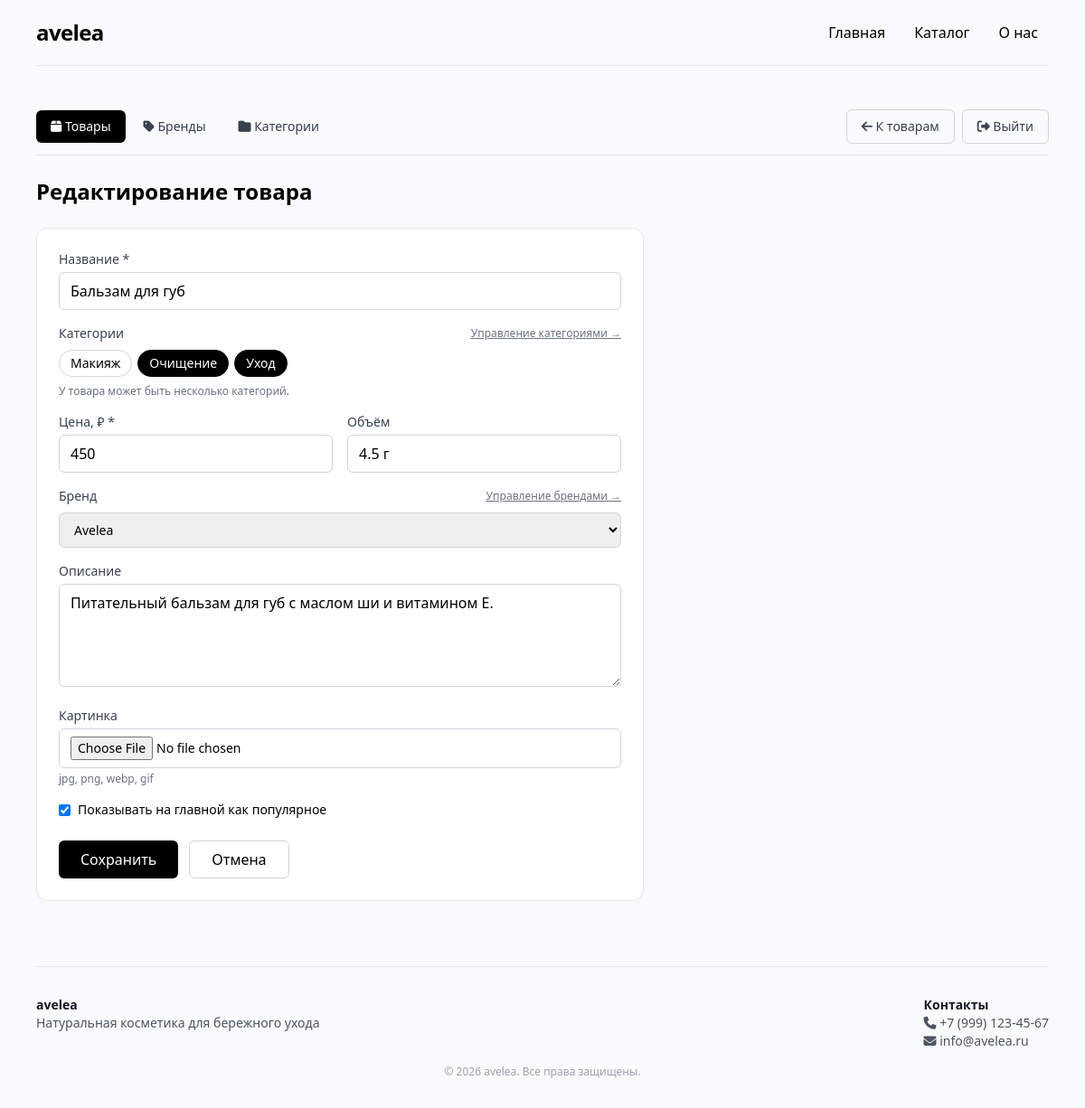
Screenshot of /admin/products/6/edit (signed in) with the database file from the repository.
### app/models.py (models this page shows)
class Product(Base):
    __tablename__ = "products"
    id = Column(Integer, primary_key=True, index=True)
    name = Column(String(200), nullable=False)
    category = Column(String(300), nullable=True)
    brand = Column(String(100), nullable=True)
    price = Column(Integer, nullable=False)
    popular = Column(Boolean, default=False)
    description = Column(Text, nullable=True)
    volume = Column(String(50), nullable=True)
    image = Column(String(200), nullable=True)
    tags = Column(String(200), nullable=True)

class Category(Base):
    __tablename__ = "categories"
    id = Column(Integer, primary_key=True, index=True)
    name = Column(String(100), unique=True, nullable=False, index=True)

class Brand(Base):
    __tablename__ = "brands"
    id = Column(Integer, primary_key=True, index=True)
    name = Column(String(100), unique=True, nullable=False, index=True)

### app/main.py (the view)
@app.get("/admin/products/{product_id}/edit", response_class=HTMLResponse)
async def admin_product_edit(
    request: Request,
    product_id: int,
    db: Session = Depends(get_db),
    _: bool = Depends(require_admin),
):
    product = db.query(Product).filter(Product.id == product_id).first()
    if not product:
        raise HTTPException(status_code=404)
    ctx = _product_form_context(db, product)
    ctx["request"] = request
    return templates.TemplateResponse("admin_product_form.html", ctx)

### app/templates/admin_product_form.html (shortened to what this page needs)
{% extends "admin_base.html" %}
{% block admin_action %}
<a href="/admin/products"
   class="border border-gray-300 px-4 py-2 rounded-md hover:bg-gray-50 text-sm text-gray-700">
    <i class="fas fa-arrow-left"></i> К товарам
</a>
{% endblock %}
{% block admin_content %}
<h1 class="text-2xl font-semibold mb-6">
    {% if product %}Редактирование товара{% else %}Новый товар{% endif %}
</h1>
<form method="post"
      enctype="multipart/form-data"
      action="{% if product %}/admin/products/{{ product.id }}/edit{% else %}/admin/products/new{% endif %}"
      autocomplete="off"
      class="bg-white border border-gray-200 rounded-xl p-6 space-y-4 max-w-2xl">
    <div class="grid grid-cols-1 sm:grid-cols-2 gap-4">
        <div class="sm:col-span-2">
            <label class="block text-sm font-medium text-gray-700 mb-1">Название *</label>
            <input type="text" name="name" required value="{{ product.name if product else '' }}"
                   class="w-full border border-gray-300 rounded-md px-3 py-2 focus:outline-none focus:ring-2 focus:ring-black">
        </div>
        <div class="sm:col-span-2">
            <div class="flex items-center justify-between mb-2">
                <label class="block text-sm font-medium text-gray-700">Категории</label>
                <a href="/admin/categories" class="text-xs text-gray-500 hover:text-black underline">
                    Управление категориями →
                </a>
            </div>
            {% if all_categories %}
            <div class="flex flex-wrap gap-1.5">
                {% for c in all_categories %}
                <label class="cursor-pointer">
                    <span class="inline-block px-3 py-1 rounded-full text-sm border transition
                                 border-gray-300 hover:border-gray-400
                                 peer-checked:bg-black peer-checked:text-white peer-checked:border-black">
                        {{ c.name }}
                    </span>
                </label>
                {% endfor %}
            </div>
            <p class="text-xs text-gray-500 mt-2">У товара может быть несколько категорий.</p>
            {% else %}
            <div class="text-sm text-gray-500 bg-gray-50 border border-gray-200 rounded-md px-3 py-2">
                Категорий пока нет.
                <a href="/admin/categories" class="underline text-black">Создать категории →</a>
            </div>
            {% endif %}
        </div>
        <div>
            <label class="block text-sm font-medium text-gray-700 mb-1">Цена, ₽ *</label>
            <input type="number" name="price" required min="0" value="{{ product.price if product else '' }}"
                   class="w-full border border-gray-300 rounded-md px-3 py-2 focus:outline-none focus:ring-2 focus:ring-black">
        </div>
        <div>
            <label class="block text-sm font-medium text-gray-700 mb-1">Объём</label>
            <input type="text" name="volume" value="{{ product.volume or '' if product else '' }}"
                   placeholder="50 мл"
                   class="w-full border border-gray-300 rounded-md px-3 py-2 focus:outline-none focus:ring-2 focus:ring-black">
        </div>
        <div class="sm:col-span-2">
            <div class="flex items-center justify-between mb-2">
                <label class="block text-sm font-medium text-gray-700">Бренд</label>
                <a href="/admin/brands" class="text-xs text-gray-500 hover:text-black underline">
                    Управление брендами →
                </a>
            </div>
            {% if all_brands %}
            <select name="brand"
                    class="w-full border border-gray-300 rounded-md px-3 py-2 text-sm focus:outline-none focus:ring-2 focus:ring-black">
                {% for b in all_brands %}
                <option value="{{ b.name }}" {% if product and product.brand == b.name %}selected{% endif %}>
                    {{ b.name }}
                </option>
                {% endfor %}
            </select>
            {% else %}
            <div class="text-sm text-gray-500 bg-gray-50 border border-gray-200 rounded-md px-3 py-2">
                Брендов пока нет.
                <a href="/admin/brands" class="underline text-black">Создать бренды →</a>
            </div>
            {% endif %}
        </div>
        <div class="sm:col-span-2">
            <label class="block text-sm font-medium text-gray-700 mb-1">Описание</label>
            <textarea name="description" rows="4"
                      class="w-full border border-gray-300 rounded-md px-3 py-2 focus:outline-none focus:ring-2 focus:ring-black">{{ product.description or '' if product else '' }}</textarea>
        </div>
        <div class="sm:col-span-2">
            <label class="block text-sm font-medium text-gray-700 mb-1">Картинка</label>
            <input type="file" name="image" accept="image/*"
                   class="w-full border border-gray-300 rounded-md px-3 py-2 text-sm">
            <p class="text-xs text-gray-500 mt-1">jpg, png, webp, gif</p>
        </div>
        <div class="sm:col-span-2">
            <label class="flex items-center gap-2 text-sm cursor-pointer">
                <input type="checkbox" name="popular" value="1"
                       {% if product and product.popular %}checked{% endif %}
                       class="rounded border-gray-300 text-black focus:ring-black">
                Показывать на главной как популярное
            </label>
        </div>
    </div>
    <div class="flex gap-3 pt-2">
        <button type="submit"
                class="bg-black text-white px-6 py-2 rounded-md hover:opacity-90">
            {% if product %}Сохранить{% else %}Создать{% endif %}
        </button>
        <a href="/admin/products"
           class="border border-gray-300 px-6 py-2 rounded-md hover:bg-gray-50">
            Отмена
        </a>
    </div>
</form>
{% endblock %}

### rows the page displays
Product: name "Бальзам для губ", price "450", volume "4.5 г", brand "Avelea", description "Питательный бальзам для губ с маслом ши и витамином E.", popular "☑"
Category: name "Макияж"
Category: name "Очищение"
Category: name "Уход"
